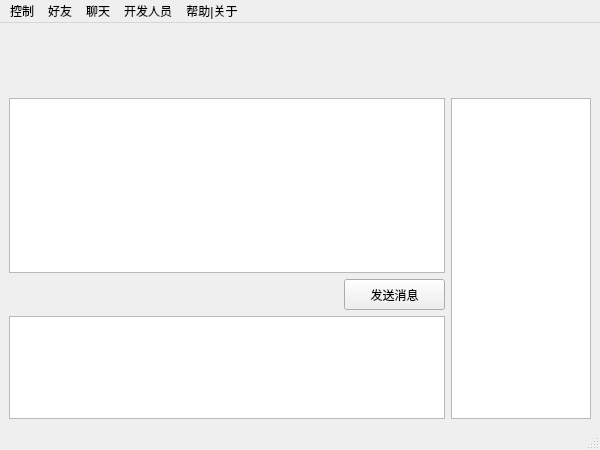
<?xml version="1.0" encoding="UTF-8"?>
<ui version="4.0">
 <class>MainWidget</class>
 <widget class="QMainWindow" name="MainWidget">
  <property name="geometry">
   <rect>
    <x>0</x>
    <y>0</y>
    <width>600</width>
    <height>450</height>
   </rect>
  </property>
  <property name="windowTitle">
   <string>MainWindow</string>
  </property>
  <widget class="QWidget" name="centralwidget">
   <layout class="QVBoxLayout" name="verticalLayout_2">
    <item>
     <layout class="QHBoxLayout" name="horizontalLayout_3">
      <item>
       <widget class="QLabel" name="MyLogo">
        <property name="minimumSize">
         <size>
          <width>60</width>
          <height>60</height>
         </size>
        </property>
        <property name="maximumSize">
         <size>
          <width>60</width>
          <height>60</height>
         </size>
        </property>
        <property name="text">
         <string/>
        </property>
       </widget>
      </item>
      <item>
       <widget class="QLabel" name="LMyName">
        <property name="text">
         <string/>
        </property>
       </widget>
      </item>
      <item>
       <spacer name="horizontalSpacer_2">
        <property name="orientation">
         <enum>Qt::Horizontal</enum>
        </property>
        <property name="sizeHint" stdset="0">
         <size>
          <width>40</width>
          <height>20</height>
         </size>
        </property>
       </spacer>
      </item>
     </layout>
    </item>
    <item>
     <layout class="QHBoxLayout" name="horizontalLayout_2">
      <item>
       <layout class="QVBoxLayout" name="verticalLayout">
        <item>
         <widget class="QTextBrowser" name="MsgArea">
          <property name="acceptRichText">
           <bool>true</bool>
          </property>
         </widget>
        </item>
        <item>
         <layout class="QHBoxLayout" name="horizontalLayout">
          <item>
           <spacer name="horizontalSpacer">
            <property name="orientation">
             <enum>Qt::Horizontal</enum>
            </property>
            <property name="sizeHint" stdset="0">
             <size>
              <width>40</width>
              <height>20</height>
             </size>
            </property>
           </spacer>
          </item>
          <item>
           <widget class="QPushButton" name="DoSend">
            <property name="minimumSize">
             <size>
              <width>101</width>
              <height>31</height>
             </size>
            </property>
            <property name="maximumSize">
             <size>
              <width>101</width>
              <height>31</height>
             </size>
            </property>
            <property name="text">
             <string>发送消息</string>
            </property>
           </widget>
          </item>
         </layout>
        </item>
        <item>
         <widget class="QTextEdit" name="MsgEdit">
          <property name="maximumSize">
           <size>
            <width>16777215</width>
            <height>120</height>
           </size>
          </property>
         </widget>
        </item>
       </layout>
      </item>
      <item>
       <widget class="QListWidget" name="UListWidget">
        <property name="minimumSize">
         <size>
          <width>140</width>
          <height>0</height>
         </size>
        </property>
        <property name="maximumSize">
         <size>
          <width>140</width>
          <height>16777215</height>
         </size>
        </property>
        <property name="selectionMode">
         <enum>QAbstractItemView::MultiSelection</enum>
        </property>
       </widget>
      </item>
     </layout>
    </item>
   </layout>
  </widget>
  <widget class="QMenuBar" name="menubar">
   <property name="geometry">
    <rect>
     <x>0</x>
     <y>0</y>
     <width>600</width>
     <height>23</height>
    </rect>
   </property>
   <widget class="QMenu" name="menu">
    <property name="title">
     <string>控制</string>
    </property>
    <addaction name="ActMinSize"/>
    <addaction name="ActTray"/>
    <addaction name="separator"/>
    <addaction name="ActQuit"/>
   </widget>
   <widget class="QMenu" name="menu_2">
    <property name="title">
     <string>好友</string>
    </property>
    <addaction name="ActRefresh"/>
    <addaction name="ActChat"/>
    <addaction name="separator"/>
    <addaction name="ActUserInfo"/>
   </widget>
   <widget class="QMenu" name="menu_3">
    <property name="title">
     <string>聊天</string>
    </property>
    <addaction name="ActSend"/>
    <addaction name="ActClear"/>
    <addaction name="separator"/>
    <addaction name="ActChatLog"/>
   </widget>
   <widget class="QMenu" name="menu_4">
    <property name="title">
     <string>开发人员</string>
    </property>
    <addaction name="separator"/>
    <addaction name="ActDebugOut"/>
    <addaction name="ActOptionFile"/>
    <addaction name="separator"/>
    <addaction name="ActSource"/>
    <addaction name="ActProtocol"/>
    <addaction name="ActDevBBS"/>
   </widget>
   <widget class="QMenu" name="menu_5">
    <property name="title">
     <string>帮助|关于</string>
    </property>
    <addaction name="ActAbout"/>
    <addaction name="ActMember"/>
    <addaction name="ActABoutQt"/>
    <addaction name="ActVer"/>
    <addaction name="separator"/>
    <addaction name="ActJyboxIndex"/>
    <addaction name="ActCheckNew"/>
    <addaction name="ActUserBBS"/>
   </widget>
   <addaction name="menu"/>
   <addaction name="menu_2"/>
   <addaction name="menu_3"/>
   <addaction name="menu_4"/>
   <addaction name="menu_5"/>
  </widget>
  <widget class="QStatusBar" name="statusbar"/>
  <action name="ActMinSize">
   <property name="text">
    <string>最小化</string>
   </property>
   <property name="iconVisibleInMenu">
    <bool>false</bool>
   </property>
  </action>
  <action name="ActTray">
   <property name="text">
    <string>隐藏到任务栏</string>
   </property>
   <property name="toolTip">
    <string>隐藏到任务栏</string>
   </property>
  </action>
  <action name="ActQuit">
   <property name="text">
    <string>退出</string>
   </property>
  </action>
  <action name="ActRefresh">
   <property name="text">
    <string>刷新在线列表</string>
   </property>
  </action>
  <action name="ActChat">
   <property name="text">
    <string>打开私聊窗口</string>
   </property>
  </action>
  <action name="ActUserInfo">
   <property name="icon">
    <iconset resource="res.qrc">
     <normaloff>:/Act/images/web.png</normaloff>:/Act/images/web.png</iconset>
   </property>
   <property name="text">
    <string>查看选中好友的资料</string>
   </property>
  </action>
  <action name="ActSend">
   <property name="text">
    <string>发送消息</string>
   </property>
   <property name="shortcut">
    <string>Alt+S</string>
   </property>
  </action>
  <action name="ActClear">
   <property name="text">
    <string>清屏</string>
   </property>
  </action>
  <action name="ActDebugOut">
   <property name="text">
    <string>调试输出</string>
   </property>
   <property name="toolTip">
    <string>调试输出</string>
   </property>
  </action>
  <action name="ActOptionFile">
   <property name="text">
    <string>配置文件</string>
   </property>
  </action>
  <action name="ActSource">
   <property name="icon">
    <iconset resource="res.qrc">
     <normaloff>:/Act/images/web.png</normaloff>:/Act/images/web.png</iconset>
   </property>
   <property name="text">
    <string>项目开发主页(源代码)</string>
   </property>
   <property name="iconVisibleInMenu">
    <bool>true</bool>
   </property>
  </action>
  <action name="ActProtocol">
   <property name="icon">
    <iconset resource="res.qrc">
     <normaloff>:/Act/images/web.png</normaloff>:/Act/images/web.png</iconset>
   </property>
   <property name="text">
    <string>0.1版通讯协议</string>
   </property>
   <property name="iconVisibleInMenu">
    <bool>true</bool>
   </property>
  </action>
  <action name="ActDevBBS">
   <property name="icon">
    <iconset resource="res.qrc">
     <normaloff>:/Act/images/web.png</normaloff>:/Act/images/web.png</iconset>
   </property>
   <property name="text">
    <string>开发人员论坛</string>
   </property>
   <property name="iconVisibleInMenu">
    <bool>true</bool>
   </property>
  </action>
  <action name="ActAbout">
   <property name="icon">
    <iconset resource="res.qrc">
     <normaloff>:/Act/images/web.png</normaloff>:/Act/images/web.png</iconset>
   </property>
   <property name="text">
    <string>零毫秒是什么？</string>
   </property>
   <property name="iconVisibleInMenu">
    <bool>true</bool>
   </property>
  </action>
  <action name="ActMember">
   <property name="text">
    <string>合作开发人员名单</string>
   </property>
  </action>
  <action name="ActABoutQt">
   <property name="text">
    <string>感谢Qt</string>
   </property>
  </action>
  <action name="ActVer">
   <property name="text">
    <string>版本信息</string>
   </property>
  </action>
  <action name="ActJyboxIndex">
   <property name="icon">
    <iconset resource="res.qrc">
     <normaloff>:/Act/images/web.png</normaloff>:/Act/images/web.png</iconset>
   </property>
   <property name="text">
    <string>精英盒子主页</string>
   </property>
   <property name="iconVisibleInMenu">
    <bool>true</bool>
   </property>
  </action>
  <action name="ActCheckNew">
   <property name="icon">
    <iconset resource="res.qrc">
     <normaloff>:/Act/images/web.png</normaloff>:/Act/images/web.png</iconset>
   </property>
   <property name="text">
    <string>检查新版本</string>
   </property>
   <property name="iconVisibleInMenu">
    <bool>true</bool>
   </property>
  </action>
  <action name="ActUserBBS">
   <property name="icon">
    <iconset resource="res.qrc">
     <normaloff>:/Act/images/web.png</normaloff>:/Act/images/web.png</iconset>
   </property>
   <property name="text">
    <string>用户论坛</string>
   </property>
   <property name="iconVisibleInMenu">
    <bool>true</bool>
   </property>
  </action>
  <action name="ActChatLog">
   <property name="text">
    <string>聊天记录</string>
   </property>
  </action>
 </widget>
 <resources>
  <include location="res.qrc"/>
 </resources>
 <connections/>
</ui>
